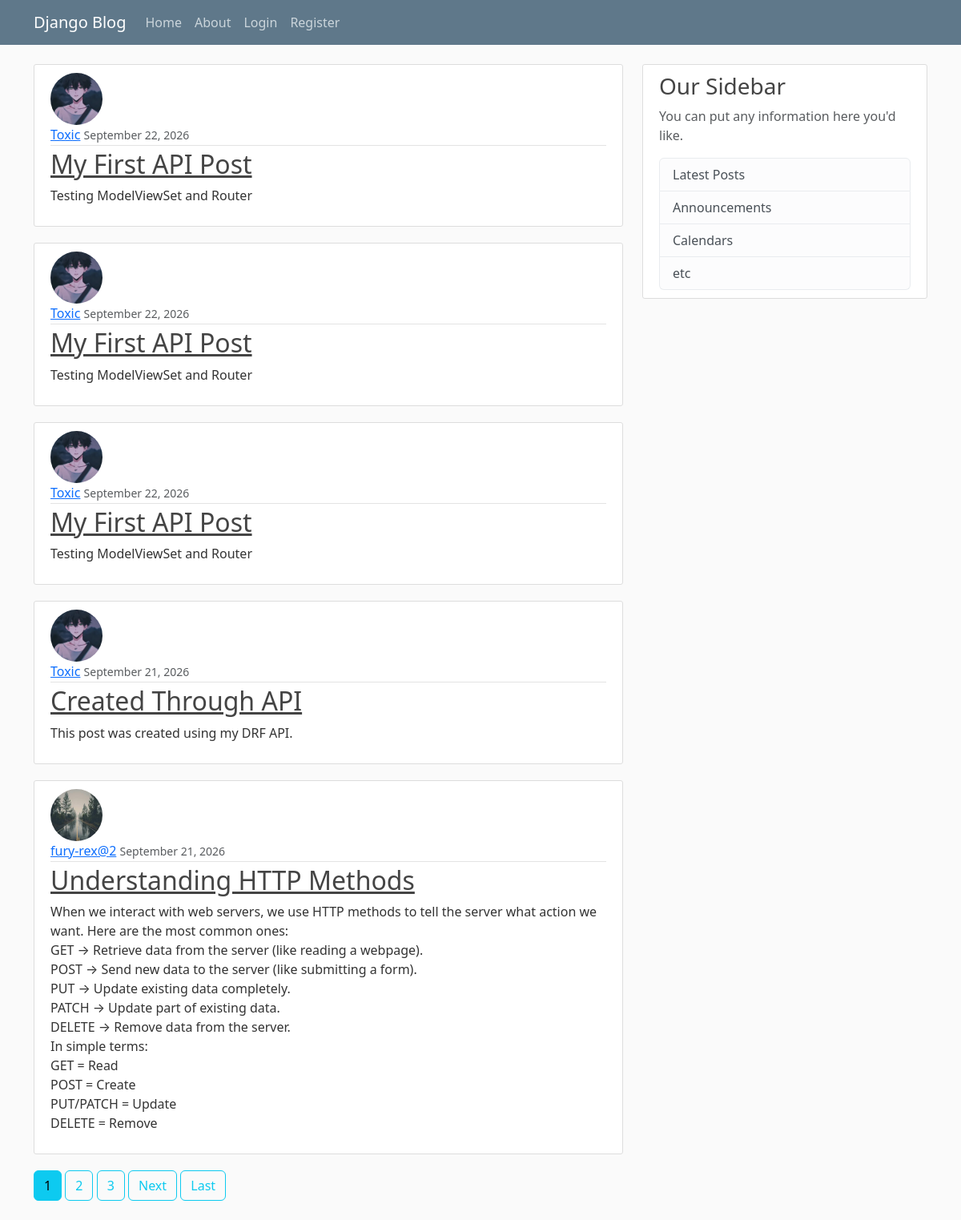
The app's page /, older data.
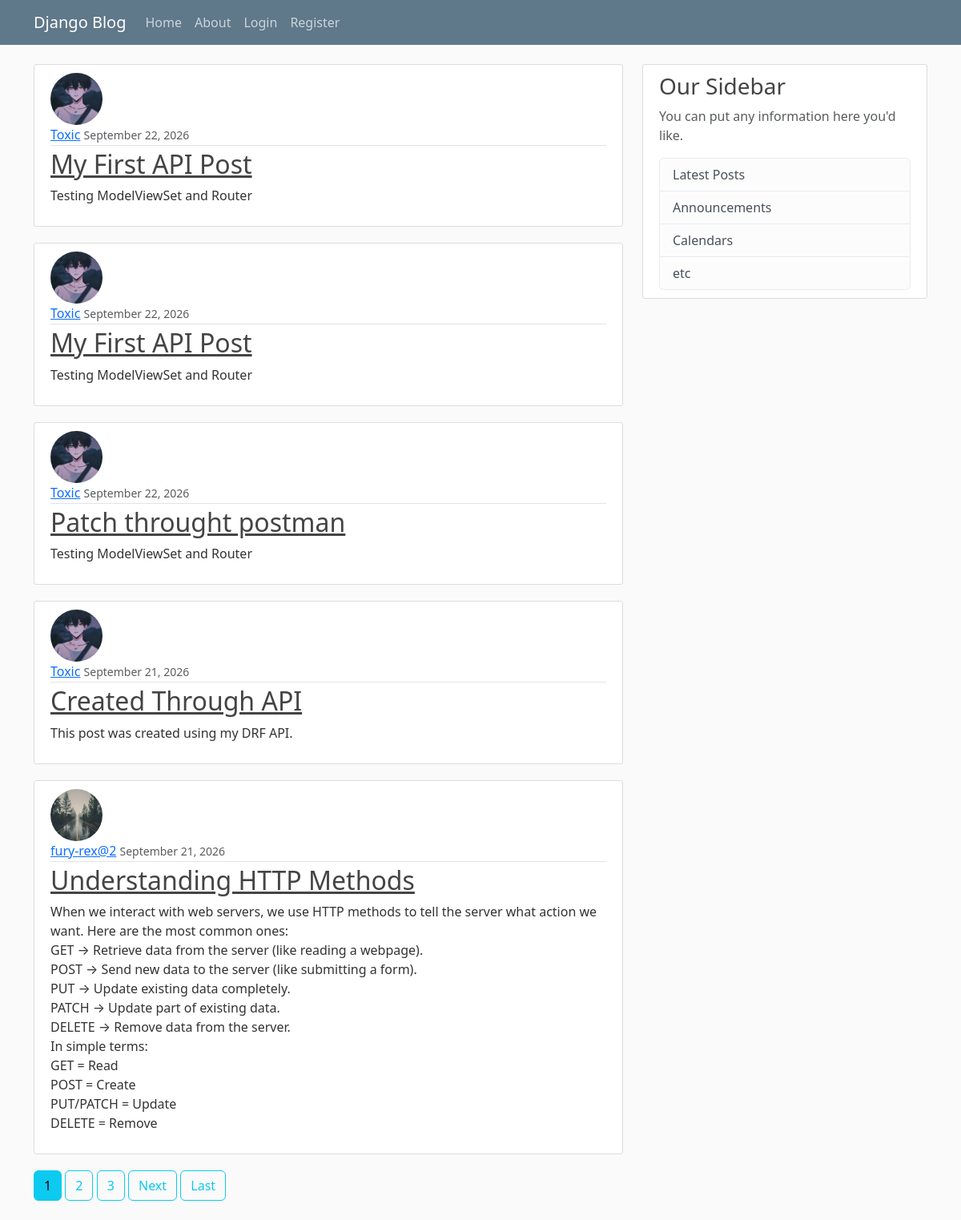
The same page, newer data.
### blog/models.py (models this page shows, shortened)
class post(models.Model):
    title=models.CharField(max_length=100)
    content=models.TextField()
    date_posted =models.DateField(default=timezone.now)
    author = models.ForeignKey(User, on_delete=models.CASCADE)#one to many relationship by using foreignkey

### users/models.py (models this page shows, shortened)
class Profile(models.Model):
    user=models.OneToOneField(User, on_delete=models.CASCADE)
    image=models.ImageField(default='default.jpg',upload_to='profile_pics')

### blog/views.py (the view)
# urls.py: path('', PostListView.as_view(), name='blog-home'),
class PostListView(ListView):
    model = post
    template_name='blog/home.html'  #<app>/<model>_<viewtype>.html
    context_object_name='posts'
    ordering=['-date_posted']# this will make the order of the posts from new to old.
    paginate_by= 5  # Pagination: Splits posts into multiple pages instead of showing all posts at once.Django automatically handles which page to display.

### blog/templates/blog/home.html (shortened to what this page needs)
{% extends "blog/base.html" %}
    {% block content %}
        {% for post in posts %}
            <article class="media content-section">
                <img class="rounded-circle , article-img" src="{{ post.author.profile.image.url }}">
            <div class="media-body">
                <div class="article-metadata">
                <a class="mr-2" href="#">{{ post.author }}</a>
                <small class="text-muted">{{ post.date_posted|date:"F d, Y" }}</small>
                </div>
                <h2><a class="article-title" href="{% url 'post-detail' post.id %}">{{ post.title }}</a></h2>
                <p class="article-content">{{ post.content }}</p>
            </div>
            </article>
        {% endfor %}
        {% if is_paginated %}
            {% for num in page_obj.paginator.page_range %}
                {% if page_obj.number == num %}
                    <a class="btn btn-info mb-4" href="?page={{ num }}">{{  num }}</a>
                {% elif num > page_obj.number|add:'-3' and num < page_obj.number|add:'3' %}
                    <a class="btn btn-outline-info mb-4" href="?page={{ num }}">{{  num }}</a>
                {% endif %}
            {% endfor %}
            {% if page_obj.has_next %}
                <a class="btn btn-outline-info mb-4" href="?page={{page_obj.next_page_number}}">Next</a>
                <a class="btn btn-outline-info mb-4" href="?page={{ page_obj.paginator.num_pages}}">Last</a>
            {% endif %}
        {% endif %}
    {% endblock content %}

Row changes from the older to the newer data that the page shows:
changed post: title "My First API Post" → "Patch throught postman"
